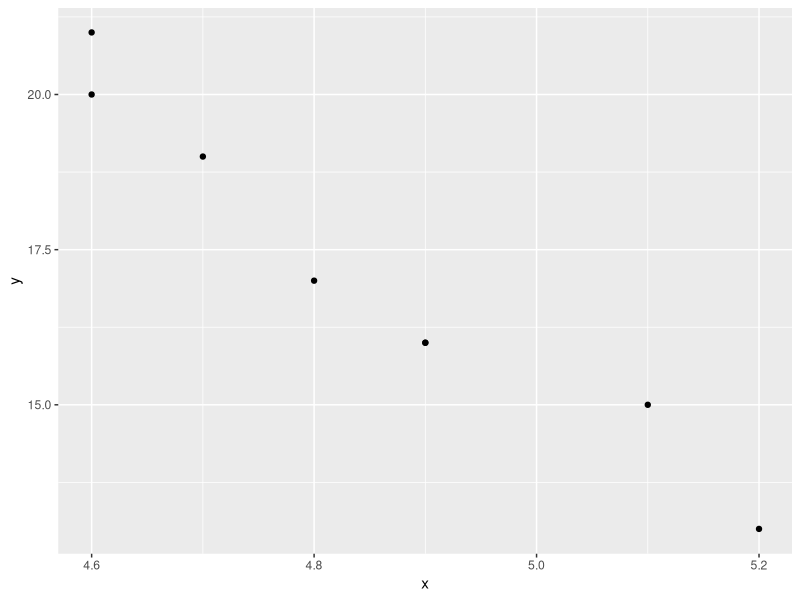
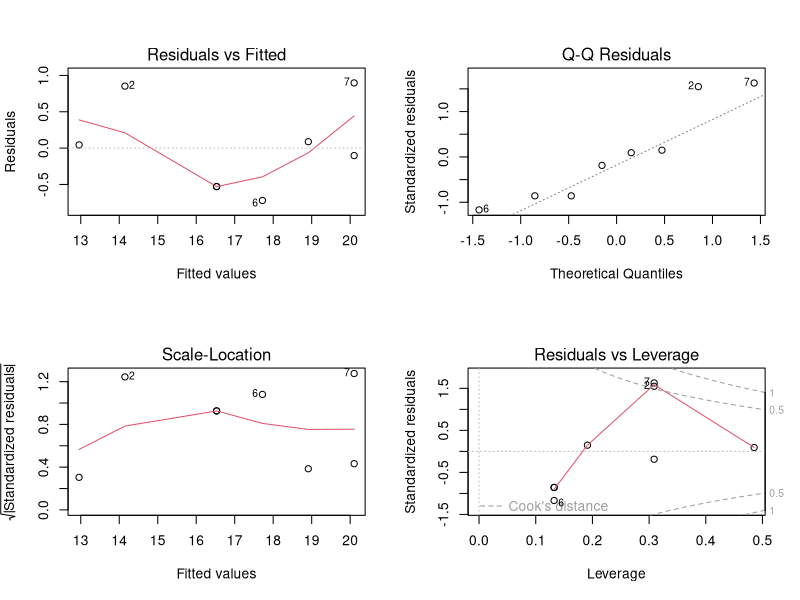
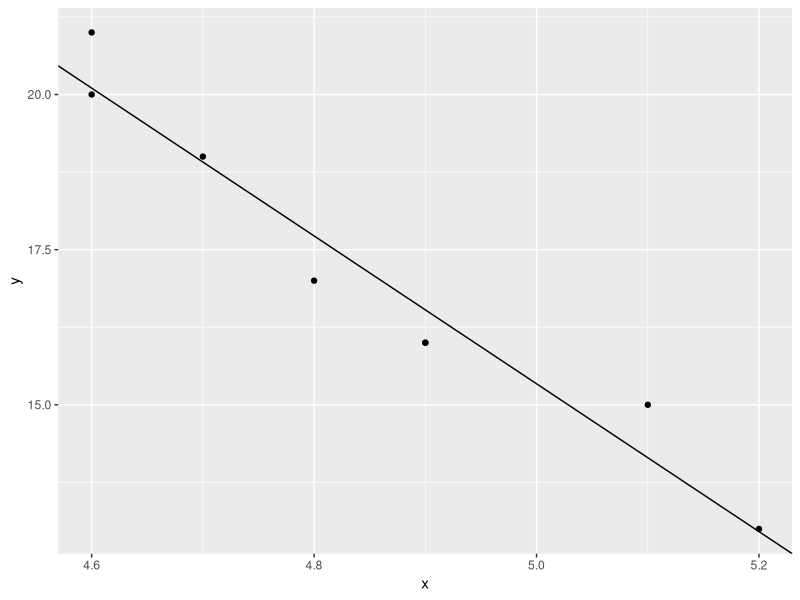

Here is the R script that generated these plots, in order:
# Carregando o tidyverse
library(tidyverse)

# Um gráfico de dispersão para os dados
# Criando as variáveis
x <- c(5.2, 5.1, 4.9, 4.6, 4.7, 4.8, 4.6, 4.9)
y <- c(13, 15, 16, 20, 19, 17, 21, 16)
# Criando um dataframe para a criação do gráfico
dfa <- data_frame(x = x, y = y) 
ggplot(data = dfa) + geom_point(aes(x = x, y = y)) 

# Determine o modelo de regressão linear simples entre as variáveis x e y, sendo y a variável resposta.
lm <- lm(y ~ x, data = dfa)

# Faça uma análise do modelo de regressão utilizando a função summary:
summary(lm)

# resíduos, significância estatística dos coeficientes, percentual de variância explicada pelo modelo.
par(mfrow = c(2,2))
plot(lm)

par(mfrow = c(1,1))

# Trace, no gráfico anterior, a reta de regressão.
lmplot <- ggplot(data = dfa) + geom_point(aes(x = x, y = y))
lmplot <- lmplot + geom_abline(intercept = lm$coefficients[[1]], slope = lm$coefficients[[2]] ) #, inherit.aes = FALSE)
print(lmplot)

